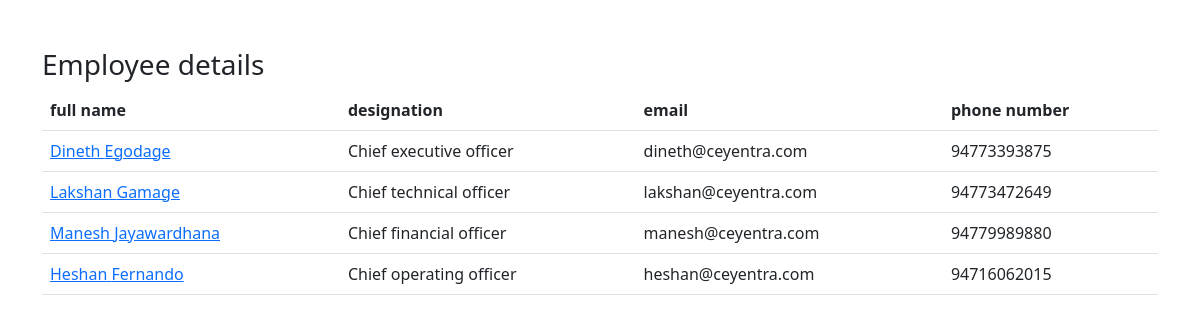
The page / on the database its author committed.
### employees/models.py (models this page shows)
class Employee(models.Model):
    first_name = models.CharField(max_length=200)
    last_name = models.CharField(max_length=200)
    photo = models.ImageField(upload_to='images')
    designation = models.CharField(max_length=200)
    email = models.CharField(max_length=200, unique=True)
    phone_number = models.CharField(max_length=200, blank=True)
    created_at = models.DateTimeField(auto_now_add=True)
    updated_at = models.DateTimeField(auto_now=True)
    def __str__(self):
        return self.first_name

### mysite_new/views.py (the view)
# urls.py: 2. Add a URL to urlpatterns:  path('', views.home, name='home')
def home(request):
    employees = Employee.objects.all()
    print(employees)
    context = {
        'employees': employees,
    }
    return render(request, 'home.html', context)

### templates/home.html (shortened to what this page needs)
{% load static %}
<!DOCTYPE html>
<html lang="en">
<head>
    <link href="https://cdn.jsdelivr.net/npm/bootstrap@5.3.0/dist/css/bootstrap.min.css" rel="stylesheet"
>
    <link rel="stylesheet" href="{% static 'css/style.css' %}">
</head>
<body>
<div class="container pt-5">
    <h3>Employee details</h3>
    <table class="table">
        <thead>
        <tr>
            <th scope="col">full name</th>
            <th scope="col">designation</th>
            <th scope="col">email</th>
            <th scope="col">phone number</th>
        </tr>
        </thead>
        <tbody>
        {% for emp in employees %}
            <tr>
                <td><a href="{% url 'employee_detail' emp.id %}">{{ emp.first_name }} {{ emp.last_name }}</a></td>
                <td>{{ emp.designation }}</td>
                <td>{{ emp.email }}</td>
                <td>{{ emp.phone_number }}</td>
            </tr>
        {% endfor %}
        </tbody>
    </table>
</div>
</body>
</html>

### mysite_new/static/css/style.css (style rules this page uses)
body { background-color: white; }

### rows shown on the page
Employee: first_name "Dineth", last_name "Egodage", designation "Chief executive officer", email "dineth@ceyentra.com", phone_number "94773393875"
Employee: first_name "Lakshan", last_name "Gamage", designation "Chief technical officer", email "lakshan@ceyentra.com", phone_number "94773472649"
Employee: first_name "Manesh", last_name "Jayawardhana", designation "Chief financial officer", email "manesh@ceyentra.com", phone_number "94779989880"
Employee: first_name "Heshan", last_name "Fernando", designation "Chief operating officer", email "heshan@ceyentra.com", phone_number "94716062015"
